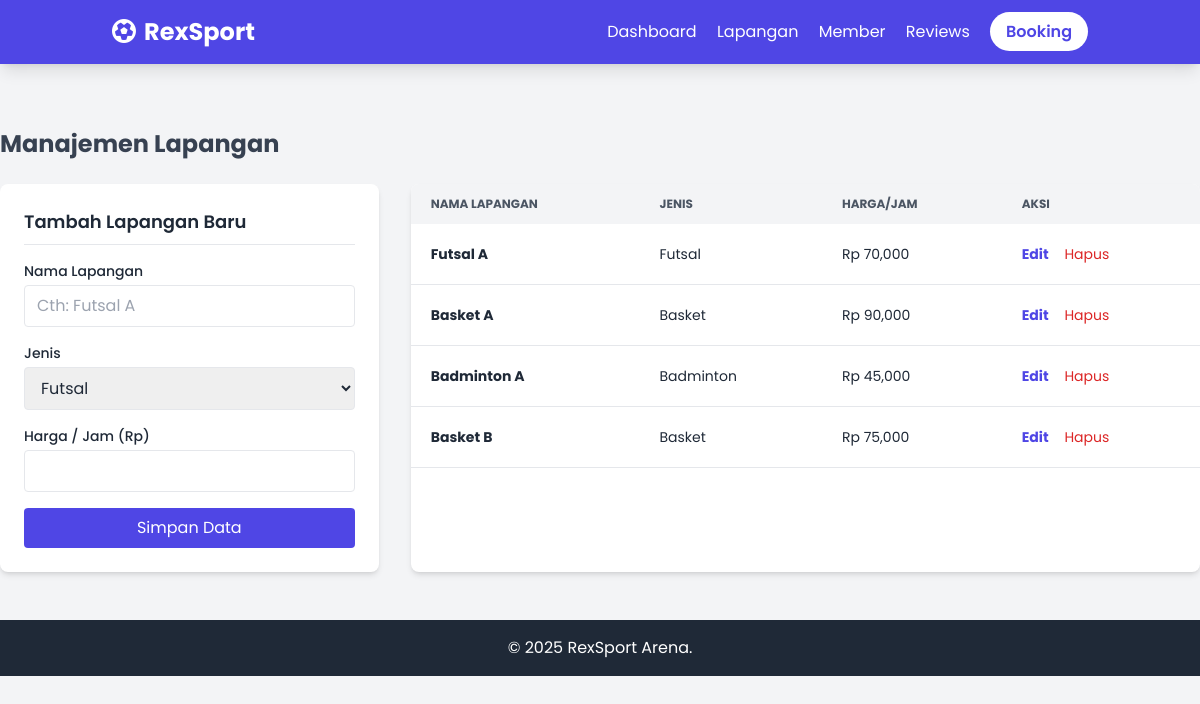
/Project/index.php?page=fields, run on the app's committed database.
### tables this page shows
CREATE TABLE `fields` (
  `id` int(11) NOT NULL,
  `nama_lapangan` varchar(100) NOT NULL,
  `jenis` varchar(50) NOT NULL,
  `harga_per_jam` decimal(10,2) NOT NULL
);

### Project/config/Database.php (called while the page is built, shortened)
<?php
class Database {
    private static $instance = null;
    private function __construct() {
        try {
            $host = 'localhost';
            $user = 'root';
            $pass = '';
            $dbname = 'rexsport';
            $this->pdo = new PDO("mysql:host=$host", $user, $pass);
        } catch (PDOException $e) {
            die("Koneksi Gagal: " . $e->getMessage());
        }
    }
    public static function getInstance() {
        if (!self::$instance) {
            self::$instance = new Database();
        }
        return self::$instance->pdo;
    }
}
?>

### Project/ViewModel/FieldViewModel.php (called while the page is built, shortened)
<?php
class FieldViewModel {
    private $db;
    public function __construct() {
        $this->db = Database::getInstance();
    }
    public function loadFields() {
        $stmt = $this->db->query("SELECT * FROM fields");
        $this->fields = $stmt->fetchAll(PDO::FETCH_CLASS, 'Field');
    }
}
?>

### Project/View/Field View/FieldList.php (the view)
<div class="md:col-span-2 bg-white rounded-lg shadow-md overflow-hidden">
    <table class="min-w-full leading-normal">
        <thead>
            <tr class="bg-gray-100 text-left text-xs font-semibold text-gray-600 uppercase">
                <th class="px-5 py-3">Nama Lapangan</th>
                <th class="px-5 py-3">Jenis</th>
                <th class="px-5 py-3">Harga/Jam</th>
                <th class="px-5 py-3">Aksi</th>
            </tr>
        </thead>
        <tbody>
            <?php foreach ($fieldVM->fields as $f): ?>
            <tr class="border-b border-gray-200 hover:bg-gray-50">
                <td class="px-5 py-5 text-sm font-bold"><?= $f->nama_lapangan ?></td>
                <td class="px-5 py-5 text-sm"><?= $f->jenis ?></td>
                <td class="px-5 py-5 text-sm">Rp <?= number_format($f->harga_per_jam) ?></td>
                <td class="px-5 py-5 text-sm">
                    <a href="index.php?page=fields&action=edit&id=<?= $f->id ?>" class="text-indigo-600 hover:text-indigo-900 mr-3 font-bold">Edit</a>
                    <a href="index.php?page=fields&action=delete&id=<?= $f->id ?>" class="text-red-600" onclick="return confirm('Hapus?')">Hapus</a>
                </td>
            </tr>
            <?php endforeach; ?>
        </tbody>
    </table>
</div>

### Project/index.php (shortened to what this page needs)
<?php
require_once 'config/Database.php';
require_once 'ViewModel/FieldViewModel.php';
$page = isset($_GET['page']) ? $_GET['page'] : 'home';
switch ($page) {
    case 'fields':
        $fieldVM = new FieldViewModel();
        $fieldToEdit = null;
        $fieldVM->loadFields();
        echo '<div class="flex justify-between items-center mb-6"><h2 class="text-2xl font-bold text-gray-700">Manajemen Lapangan</h2></div>';
        echo '<div class="grid grid-cols-1 md:grid-cols-3 gap-8">';
        if (file_exists('View/Field View/FieldForm.php')) {
            include 'View/Field View/FieldForm.php';
        }
        if (file_exists('View/Field View/FieldList.php')) {
            include 'View/Field View/FieldList.php';
        }
        echo '</div>';
        break;
}
?>

### Project/View/Field View/FieldForm.php (shortened to what this page needs)
<div class="bg-white p-6 rounded-lg shadow-md h-fit">
  <h3 class="text-lg font-semibold mb-4 border-b pb-2">
    <?= isset($fieldToEdit) ? 'Edit Lapangan' : 'Tambah Lapangan Baru' ?>
  </h3>
  <form action="index.php?page=fields&action=save" method="POST">
    <div class="mb-4">
      <label class="block text-sm font-medium mb-1">Nama Lapangan</label>
      <input
        type="text"
        name="nama_lapangan"
        class="w-full border rounded px-3 py-2"
        required
        placeholder="Cth: Futsal A"
        value="<?= isset($fieldToEdit) ? $fieldToEdit->nama_lapangan : '' ?>"
      />
    </div>
    <div class="mb-4">
      <label class="block text-sm font-medium mb-1">Jenis</label>
      <select name="jenis" class="w-full border rounded px-3 py-2">
        <?php
          $jenis = isset($fieldToEdit) ? $fieldToEdit->jenis : '';
        ?>
        <option value="Futsal" <?= $jenis == 'Futsal' ? 'selected' : '' ?>>Futsal</option>
      </select>
    </div>
    <div class="mb-4">
      <label class="block text-sm font-medium mb-1">Harga / Jam (Rp)</label>
      <input
        type="number"
        name="harga_per_jam"
        class="w-full border rounded px-3 py-2"
        required
        value="<?= isset($fieldToEdit) ? $fieldToEdit->harga_per_jam : '' ?>"
      />
    </div>
    <div class="flex gap-2">
        <button type="submit" class="w-full bg-indigo-600 text-white py-2 rounded hover:bg-indigo-700">
            <?= isset($fieldToEdit) ? 'Update Data' : 'Simpan Data' ?>
        </button>
    </div>
  </form>
</div>

### data on the page
fields: nama_lapangan "Futsal A", jenis "Futsal", harga_per_jam "70,000"
fields: nama_lapangan "Basket A", jenis "Basket", harga_per_jam "90,000"
fields: nama_lapangan "Badminton A", jenis "Badminton", harga_per_jam "45,000"
fields: nama_lapangan "Basket B", jenis "Basket", harga_per_jam "75,000"
